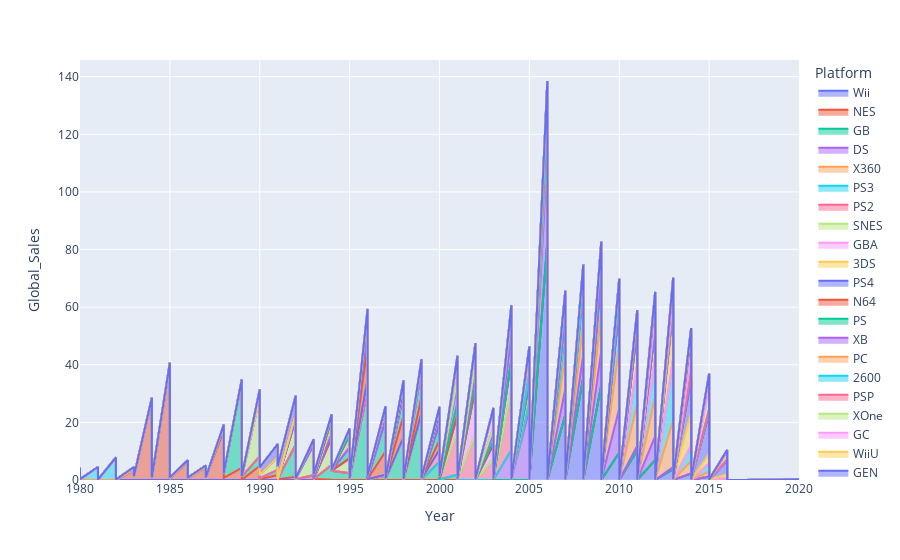

The notebook cell saved with this chart:
### Code cell
import pandas as pd
df = pd.read_csv("C:\\Users\\abdal\\OneDrive\\Desktop\\Video games.csv.csv") 
fig = px.area(df, x="Year", y="Global_Sales",
            color="Platform")
 
fig.show()
#df = df.set_index("Year").stack().reset_index().rename(columns={"level_1":"Global_Sales", 0:"Value"}) 
#df
#fig = px.area(df, x='Year', y='Value', color='Global_Sales') 

#fig.show()

### Figure 1 — Plotly figure (JSON) as saved in the notebook; plotly's stock layout.template omitted (floating-point values rounded to 4 significant figures; data arrays with more than 128 entries replaced by an {"elided": "..."} marker saying what was removed)
{"data": [{"fillpattern": {"shape": ""}, "hovertemplate": "Platform=Wii<br>Year=%{x}<br>Global_Sales=%{y}<extra></extra>", "legendgroup": "Wii", "line": {"color": "#636efa"}, "marker": {"symbol": "circle"}, "mode": "lines", "name": "Wii", "orientation": "v", "showlegend": true, "stackgroup": "1", "type": "scatter", "x": {"elided": "1325 int values"}, "xaxis": "x", "y": {"elided": "1325 float values"}, "yaxis": "y"}, {"fillpattern": {"shape": ""}, "hovertemplate": "Platform=NES<br>Year=%{x}<br>Global_Sales=%{y}<extra></extra>", "legendgroup": "NES", "line": {"color": "#EF553B"}, "marker": {"symbol": "circle"}, "mode": "lines", "name": "NES", "orientation": "v", "showlegend": true, "stackgroup": "1", "type": "scatter", "x": [1985, 1984, 1988, 1988, 1986, 1988, 1990, 1987, 1989, 1984, 1984, 1988, 1985, 1983, 1990, 1986, 1987, 1986, 1986, 1987, 1986, 1988, 1987, 1983, 1990, 1986, 1984, 1987, 1983, 1988, 1986, 1985, 1984, 1986, 1991, 1993, 1989, 1986, 1988, 1984, 1984, 1988, 1985, 1986, 1990, 1984, 1987, 1990, 1991, 1986, 1985, 1984, 1988, 1987, 1986, 1984, 1986, 1986, 1990, 1988, 1990, 1986, 1986, 1983, 1992, 1983, 1984, 1989, 1983, 1986, 1985, 1985, 1985, 1991, 1993, 1986, 1991, 1987, 1985, 1989, 1987, 1984, 1987, 1992, 1988, 1984, 1986, 1993, 1985, 1991, 1985, 1993, 1991, 1990, 1991, 1994, 1992, 1989], "xaxis": "x", "y": [40.24, 28.31, 17.28, 7.46, 6.51, 5.58, 4.85, 4.38, 4.17, 4.16, 4.01, 3.87, 3.5, 3.2, 3.12, 3.08, 3.02, 2.73, 2.65, 2.56, 2.52, 2.42, 2.4, 2.28, 2.23, 2.2, 2.17, 2.15, 2.14, 2.14, 1.96, 1.96, 1.85, 1.76, 1.75, 1.75, 1.67, 1.64, 1.56, 1.52, 1.52, 1.51, 1.5, 1.5, 1.48, 1.45, 1.42, 1.4, 1.39, 1.36, 1.32, 1.27, 1.25, 1.25, 1.23, 1.22, 1.2, 1.2, 1.19, 1.18, 1.17, 1.15, 1.14, 1.13, 1.12, 1.11, 1.1, 1.1, 1.1, 1.05, 1.05, 1.03, 1, 1, 0.98, 0.96, 0.93, 0.93, 0.92, 0.85, 0.84, 0.82, 0.81, 0.79, 0.76, 0.69, 0.57, 0.52, 0.51, 0.44, 0.41, 0.36, 0.32, 0.3, 0.28, 0.11, 0.07, 0.06], "yaxis": "y"}, {"fillpattern": {"shape": ""}, "hovertemplate": "Platform=GB<br>Year=%{x}<br>Global_Sales=%{y}<extra></extra>", "legendgroup": "GB", "line": {"color": "#00cc96"}, "marker": {"symbol": "circle"}, "mode": "lines", "name": "GB", "orientation": "v", "showlegend": true, "stackgroup": "1", "type": "scatter", "x": [1996, 1989, 1999, 1989, 1998, 1992, 2000, 1989, 1999, 1994, 1992, 1999, 1994, 1992, 1998, 1990, 1994, 1995, 1996, 1998, 1998, 2000, 1992, 2000, 2000, 1989, 1989, 1989, 1998, 2001, 2001, 1991, 2001, 1992, 1989, 1998, 2001, 1997, 1996, 1997, 1988, 2000, 1989, 1992, 2000, 1997, 1999, 1989, 2000, 1990, 1991, 1999, 1989, null, 1997, 2001, 2000, 2000, 1999, 1991, 1991, 1995, 2001, 1999, 1997, 2001, 1998, 1991, 1997, 1996, 1990, 1995, 1999, 1995, 1999, 1991, 1991, 2000, 1996, 2000, 2000, 1997, 1992, 1996, 1997, 2000, 1991, 1999, 2000, 2001, 2000, 1999, 2001, 2000, 2001, 2000, 1998, 1991], "xaxis": "x", "y": [31.37, 30.26, 23.1, 18.14, 14.64, 11.18, 6.39, 5.34, 5.31, 5.19, 5.13, 5.07, 3.91, 3.83, 3.7, 3.41, 3.07, 2.36, 2.35, 2.35, 2.22, 2.2, 2.19, 2.19, 2.18, 2.12, 1.99, 1.94, 1.93, 1.92, 1.86, 1.76, 1.73, 1.68, 1.61, 1.61, 1.56, 1.48, 1.45, 1.45, 1.43, 1.33, 1.28, 1.24, 1.23, 1.22, 1.22, 1.2, 1.18, 1.15, 1.14, 1.1, 1.1, 1.03, 1, 0.89, 0.83, 0.81, 0.77, 0.76, 0.73, 0.62, 0.56, 0.54, 0.4, 0.39, 0.38, 0.38, 0.37, 0.35, 0.33, 0.32, 0.31, 0.3, 0.3, 0.28, 0.28, 0.28, 0.27, 0.27, 0.25, 0.23, 0.23, 0.23, 0.22, 0.2, 0.18, 0.17, 0.14, 0.14, 0.14, 0.12, 0.12, 0.07, 0.07, 0.07, 0.07, 0.06], "yaxis": "y"}, {"fillpattern": {"shape": ""}, "hovertemplate": "Platform=DS<br>Year=%{x}<br>Global_Sales=%{y}<extra></extra>", "legendgroup": "DS", "line": {"color": "#ab63fa"}, "marker": {"symbol": "circle"}, "mode": "lines", "name": "DS", "orientation": "v", "showlegend": true, "stackgroup": "1", "type": "scatter", "x": {"elided": "2163 int values"}, "xaxis": "x", "y": {"elided": "2163 float values"}, "yaxis": "y"}, {"fillpattern": {"shape": ""}, "hovertemplate": "Platform=X360<br>Year=%{x}<br>Global_Sales=%{y}<extra></extra>", "legendgroup": "X360", "line": {"color": "#FFA15A"}, "marker": {"symbol": "circle"}, "mode": "lines", "name": "X360", "orientation": "v", "showlegend": true, "stackgroup": "1", "type": "scatter", "x": {"elided": "1265 int values"}, "xaxis": "x", "y": {"elided": "1265 float values"}, "yaxis": "y"}, {"fillpattern": {"shape": ""}, "hovertemplate": "Platform=PS3<br>Year=%{x}<br>Global_Sales=%{y}<extra></extra>", "legendgroup": "PS3", "line": {"color": "#19d3f3"}, "marker": {"symbol": "circle"}, "mode": "lines", "name": "PS3", "orientation": "v", "showlegend": true, "stackgroup": "1", "type": "scatter", "x": {"elided": "1329 int values"}, "xaxis": "x", "y": {"elided": "1329 float values"}, "yaxis": "y"}, {"fillpattern": {"shape": ""}, "hovertemplate": "Platform=PS2<br>Year=%{x}<br>Global_Sales=%{y}<extra></extra>", "legendgroup": "PS2", "line": {"color": "#FF6692"}, "marker": {"symbol": "circle"}, "mode": "lines", "name": "PS2", "orientation": "v", "showlegend": true, "stackgroup": "1", "type": "scatter", "x": {"elided": "2161 int values"}, "xaxis": "x", "y": {"elided": "2161 float values"}, "yaxis": "y"}, {"fillpattern": {"shape": ""}, "hovertemplate": "Platform=SNES<br>Year=%{x}<br>Global_Sales=%{y}<extra></extra>", "legendgroup": "SNES", "line": {"color": "#B6E880"}, "marker": {"symbol": "circle"}, "mode": "lines", "name": "SNES", "orientation": "v", "showlegend": true, "stackgroup": "1", "type": "scatter", "x": {"elided": "239 int values"}, "xaxis": "x", "y": {"elided": "239 float values"}, "yaxis": "y"}, {"fillpattern": {"shape": ""}, "hovertemplate": "Platform=GBA<br>Year=%{x}<br>Global_Sales=%{y}<extra></extra>", "legendgroup": "GBA", "line": {"color": "#FF97FF"}, "marker": {"symbol": "circle"}, "mode": "lines", "name": "GBA", "orientation": "v", "showlegend": true, "stackgroup": "1", "type": "scatter", "x": {"elided": "822 int values"}, "xaxis": "x", "y": {"elided": "822 float values"}, "yaxis": "y"}, {"fillpattern": {"shape": ""}, "hovertemplate": "Platform=3DS<br>Year=%{x}<br>Global_Sales=%{y}<extra></extra>", "legendgroup": "3DS", "line": {"color": "#FECB52"}, "marker": {"symbol": "circle"}, "mode": "lines", "name": "3DS", "orientation": "v", "showlegend": true, "stackgroup": "1", "type": "scatter", "x": {"elided": "509 int values"}, "xaxis": "x", "y": {"elided": "509 float values"}, "yaxis": "y"}, {"fillpattern": {"shape": ""}, "hovertemplate": "Platform=PS4<br>Year=%{x}<br>Global_Sales=%{y}<extra></extra>", "legendgroup": "PS4", "line": {"color": "#636efa"}, "marker": {"symbol": "circle"}, "mode": "lines", "name": "PS4", "orientation": "v", "showlegend": true, "stackgroup": "1", "type": "scatter", "x": {"elided": "336 int values"}, "xaxis": "x", "y": {"elided": "336 float values"}, "yaxis": "y"}, {"fillpattern": {"shape": ""}, "hovertemplate": "Platform=N64<br>Year=%{x}<br>Global_Sales=%{y}<extra></extra>", "legendgroup": "N64", "line": {"color": "#EF553B"}, "marker": {"symbol": "circle"}, "mode": "lines", "name": "N64", "orientation": "v", "showlegend": true, "stackgroup": "1", "type": "scatter", "x": {"elided": "319 int values"}, "xaxis": "x", "y": {"elided": "319 float values"}, "yaxis": "y"}, {"fillpattern": {"shape": ""}, "hovertemplate": "Platform=PS<br>Year=%{x}<br>Global_Sales=%{y}<extra></extra>", "legendgroup": "PS", "line": {"color": "#00cc96"}, "marker": {"symbol": "circle"}, "mode": "lines", "name": "PS", "orientation": "v", "showlegend": true, "stackgroup": "1", "type": "scatter", "x": {"elided": "1196 int values"}, "xaxis": "x", "y": {"elided": "1196 float values"}, "yaxis": "y"}, {"fillpattern": {"shape": ""}, "hovertemplate": "Platform=XB<br>Year=%{x}<br>Global_Sales=%{y}<extra></extra>", "legendgroup": "XB", "line": {"color": "#ab63fa"}, "marker": {"symbol": "circle"}, "mode": "lines", "name": "XB", "orientation": "v", "showlegend": true, "stackgroup": "1", "type": "scatter", "x": {"elided": "824 int values"}, "xaxis": "x", "y": {"elided": "824 float values"}, "yaxis": "y"}, {"fillpattern": {"shape": ""}, "hovertemplate": "Platform=PC<br>Year=%{x}<br>Global_Sales=%{y}<extra></extra>", "legendgroup": "PC", "line": {"color": "#FFA15A"}, "marker": {"symbol": "circle"}, "mode": "lines", "name": "PC", "orientation": "v", "showlegend": true, "stackgroup": "1", "type": "scatter", "x": {"elided": "960 int values"}, "xaxis": "x", "y": {"elided": "960 float values"}, "yaxis": "y"}, {"fillpattern": {"shape": ""}, "hovertemplate": "Platform=2600<br>Year=%{x}<br>Global_Sales=%{y}<extra></extra>", "legendgroup": "2600", "line": {"color": "#19d3f3"}, "marker": {"symbol": "circle"}, "mode": "lines", "name": "2600", "orientation": "v", "showlegend": true, "stackgroup": "1", "type": "scatter", "x": {"elided": "133 int values"}, "xaxis": "x", "y": {"elided": "133 float values"}, "yaxis": "y"}, {"fillpattern": {"shape": ""}, "hovertemplate": "Platform=PSP<br>Year=%{x}<br>Global_Sales=%{y}<extra></extra>", "legendgroup": "PSP", "line": {"color": "#FF6692"}, "marker": {"symbol": "circle"}, "mode": "lines", "name": "PSP", "orientation": "v", "showlegend": true, "stackgroup": "1", "type": "scatter", "x": {"elided": "1213 int values"}, "xaxis": "x", "y": {"elided": "1213 float values"}, "yaxis": "y"}, {"fillpattern": {"shape": ""}, "hovertemplate": "Platform=XOne<br>Year=%{x}<br>Global_Sales=%{y}<extra></extra>", "legendgroup": "XOne", "line": {"color": "#B6E880"}, "marker": {"symbol": "circle"}, "mode": "lines", "name": "XOne", "orientation": "v", "showlegend": true, "stackgroup": "1", "type": "scatter", "x": {"elided": "213 int values"}, "xaxis": "x", "y": {"elided": "213 float values"}, "yaxis": "y"}, {"fillpattern": {"shape": ""}, "hovertemplate": "Platform=GC<br>Year=%{x}<br>Global_Sales=%{y}<extra></extra>", "legendgroup": "GC", "line": {"color": "#FF97FF"}, "marker": {"symbol": "circle"}, "mode": "lines", "name": "GC", "orientation": "v", "showlegend": true, "stackgroup": "1", "type": "scatter", "x": {"elided": "556 int values"}, "xaxis": "x", "y": {"elided": "556 float values"}, "yaxis": "y"}, {"fillpattern": {"shape": ""}, "hovertemplate": "Platform=WiiU<br>Year=%{x}<br>Global_Sales=%{y}<extra></extra>", "legendgroup": "WiiU", "line": {"color": "#FECB52"}, "marker": {"symbol": "circle"}, "mode": "lines", "name": "WiiU", "orientation": "v", "showlegend": true, "stackgroup": "1", "type": "scatter", "x": {"elided": "143 int values"}, "xaxis": "x", "y": {"elided": "143 float values"}, "yaxis": "y"}, {"fillpattern": {"shape": ""}, "hovertemplate": "Platform=GEN<br>Year=%{x}<br>Global_Sales=%{y}<extra></extra>", "legendgroup": "GEN", "line": {"color": "#636efa"}, "marker": {"symbol": "circle"}, "mode": "lines", "name": "GEN", "orientation": "v", "showlegend": true, "stackgroup": "1", "type": "scatter", "x": [1992, 1991, 1992, 1990, 1992, 1994, 1994, 1992, 1994, 1994, 1994, 1994, 1993, 1993, 1994, 1992, 1992, 1994, 1994, 1993, 1993, 1993, 1993, 1993, 1994, 1994, 1994], "xaxis": "x", "y": [6.03, 4.34, 2.67, 2.6, 2.05, 1.82, 1.76, 1.66, 1.41, 1.34, 1.11, 0.26, 0.19, 0.15, 0.14, 0.13, 0.12, 0.08, 0.08, 0.07, 0.07, 0.07, 0.05, 0.05, 0.04, 0.04, 0.03], "yaxis": "y"}, {"fillpattern": {"shape": ""}, "hovertemplate": "Platform=DC<br>Year=%{x}<br>Global_Sales=%{y}<extra></extra>", "legendgroup": "DC", "line": {"color": "#EF553B"}, "marker": {"symbol": "circle"}, "mode": "lines", "name": "DC", "orientation": "v", "showlegend": true, "stackgroup": "1", "type": "scatter", "x": [1998, 2000, 1999, 1999, 2000, 2000, 1999, 1999, 1998, 1999, 1999, 2001, 1999, 2002, 1998, 1999, 2000, 2000, 2000, 2001, 2000, 1999, 2001, 1998, 2000, 2000, 2000, 2001, 2001, 2000, 1999, 1999, 1999, 2000, 2000, 1999, 2000, 1998, 2000, 2000, 2001, 1998, 2000, 1998, 2000, 2000, 1999, 2001, 2001, 2008, 2000, 2007], "xaxis": "x", "y": [2.42, 1.81, 1.2, 1.18, 1.14, 1.09, 0.52, 0.41, 0.37, 0.36, 0.34, 0.33, 0.32, 0.29, 0.26, 0.23, 0.22, 0.2, 0.2, 0.19, 0.18, 0.17, 0.15, 0.14, 0.14, 0.14, 0.13, 0.12, 0.12, 0.11, 0.1, 0.1, 0.1, 0.1, 0.09, 0.09, 0.08, 0.08, 0.08, 0.07, 0.07, 0.06, 0.06, 0.06, 0.06, 0.05, 0.05, 0.05, 0.04, 0.04, 0.04, 0.02], "yaxis": "y"}, {"fillpattern": {"shape": ""}, "hovertemplate": "Platform=PSV<br>Year=%{x}<br>Global_Sales=%{y}<extra></extra>", "legendgroup": "PSV", "line": {"color": "#00cc96"}, "marker": {"symbol": "circle"}, "mode": "lines", "name": "PSV", "orientation": "v", "showlegend": true, "stackgroup": "1", "type": "scatter", "x": {"elided": "413 int values"}, "xaxis": "x", "y": {"elided": "413 float values"}, "yaxis": "y"}, {"fillpattern": {"shape": ""}, "hovertemplate": "Platform=SAT<br>Year=%{x}<br>Global_Sales=%{y}<extra></extra>", "legendgroup": "SAT", "line": {"color": "#ab63fa"}, "marker": {"symbol": "circle"}, "mode": "lines", "name": "SAT", "orientation": "v", "showlegend": true, "stackgroup": "1", "type": "scatter", "x": {"elided": "173 int values"}, "xaxis": "x", "y": {"elided": "173 float values"}, "yaxis": "y"}, {"fillpattern": {"shape": ""}, "hovertemplate": "Platform=SCD<br>Year=%{x}<br>Global_Sales=%{y}<extra></extra>", "legendgroup": "SCD", "line": {"color": "#FFA15A"}, "marker": {"symbol": "circle"}, "mode": "lines", "name": "SCD", "orientation": "v", "showlegend": true, "stackgroup": "1", "type": "scatter", "x": [1993, 1994, 1994, 1994, 1994, 1994], "xaxis": "x", "y": [1.5, 0.14, 0.07, 0.06, 0.05, 0.05], "yaxis": "y"}, {"fillpattern": {"shape": ""}, "hovertemplate": "Platform=WS<br>Year=%{x}<br>Global_Sales=%{y}<extra></extra>", "legendgroup": "WS", "line": {"color": "#19d3f3"}, "marker": {"symbol": "circle"}, "mode": "lines", "name": "WS", "orientation": "v", "showlegend": true, "stackgroup": "1", "type": "scatter", "x": [2000, 1999, 2001, 1999, 2000, 2001], "xaxis": "x", "y": [0.51, 0.28, 0.25, 0.18, 0.17, 0.03], "yaxis": "y"}, {"fillpattern": {"shape": ""}, "hovertemplate": "Platform=NG<br>Year=%{x}<br>Global_Sales=%{y}<extra></extra>", "legendgroup": "NG", "line": {"color": "#FF6692"}, "marker": {"symbol": "circle"}, "mode": "lines", "name": "NG", "orientation": "v", "showlegend": true, "stackgroup": "1", "type": "scatter", "x": [1994, 1994, 1995, 1994, 1993, 1994, 1995, 1993, 1996, 1996, 1995, 1995], "xaxis": "x", "y": [0.25, 0.23, 0.2, 0.2, 0.14, 0.12, 0.08, 0.07, 0.06, 0.04, 0.03, 0.02], "yaxis": "y"}, {"fillpattern": {"shape": ""}, "hovertemplate": "Platform=TG16<br>Year=%{x}<br>Global_Sales=%{y}<extra></extra>", "legendgroup": "TG16", "line": {"color": "#B6E880"}, "marker": {"symbol": "circle"}, "mode": "lines", "name": "TG16", "orientation": "v", "showlegend": true, "stackgroup": "1", "type": "scatter", "x": [1995, 1995], "xaxis": "x", "y": [0.14, 0.02], "yaxis": "y"}, {"fillpattern": {"shape": ""}, "hovertemplate": "Platform=3DO<br>Year=%{x}<br>Global_Sales=%{y}<extra></extra>", "legendgroup": "3DO", "line": {"color": "#FF97FF"}, "marker": {"symbol": "circle"}, "mode": "lines", "name": "3DO", "orientation": "v", "showlegend": true, "stackgroup": "1", "type": "scatter", "x": [1995, 1994, 1995], "xaxis": "x", "y": [0.06, 0.02, 0.02], "yaxis": "y"}, {"fillpattern": {"shape": ""}, "hovertemplate": "Platform=GG<br>Year=%{x}<br>Global_Sales=%{y}<extra></extra>", "legendgroup": "GG", "line": {"color": "#FECB52"}, "marker": {"symbol": "circle"}, "mode": "lines", "name": "GG", "orientation": "v", "showlegend": true, "stackgroup": "1", "type": "scatter", "x": [1992], "xaxis": "x", "y": [0.04], "yaxis": "y"}, {"fillpattern": {"shape": ""}, "hovertemplate": "Platform=PCFX<br>Year=%{x}<br>Global_Sales=%{y}<extra></extra>", "legendgroup": "PCFX", "line": {"color": "#636efa"}, "marker": {"symbol": "circle"}, "mode": "lines", "name": "PCFX", "orientation": "v", "showlegend": true, "stackgroup": "1", "type": "scatter", "x": [1996], "xaxis": "x", "y": [0.03], "yaxis": "y"}], "layout": {"legend": {"title": {"text": "Platform"}, "tracegroupgap": 0}, "margin": {"t": 60}, "xaxis": {"anchor": "y", "domain": [0, 1], "title": {"text": "Year"}}, "yaxis": {"anchor": "x", "domain": [0, 1], "title": {"text": "Global_Sales"}}}}
